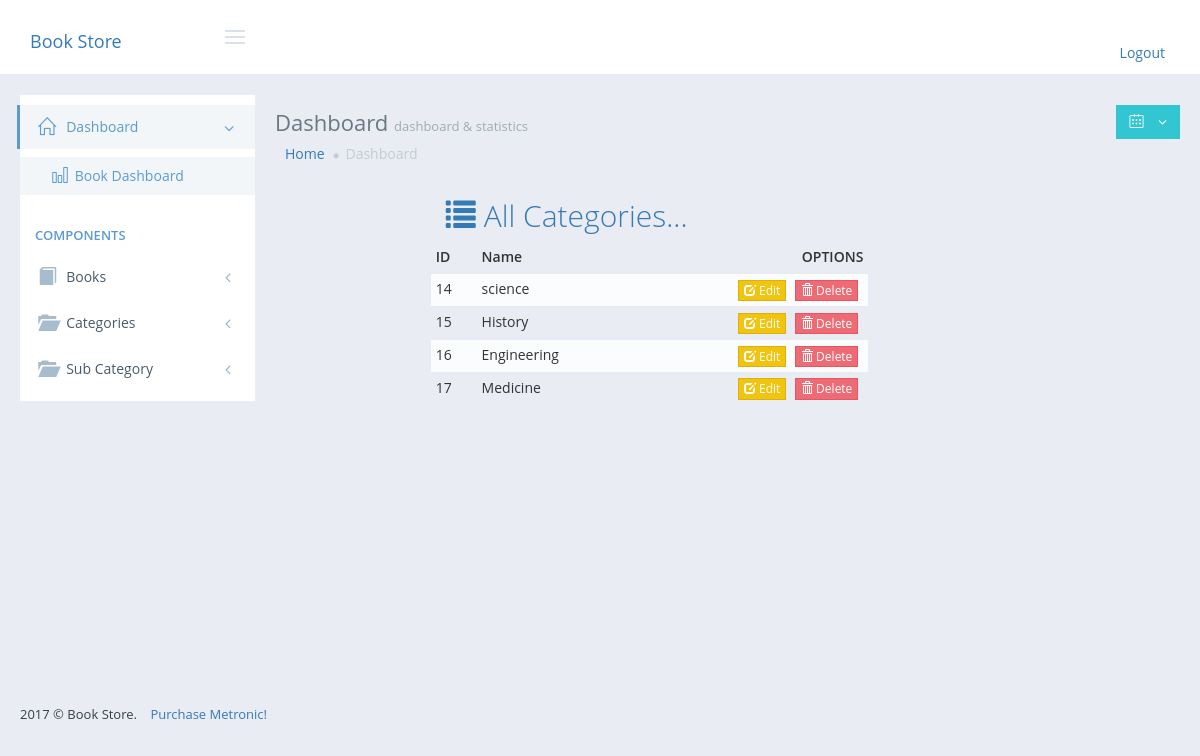
The app's page /list_category.php (signed in) with its own data.
### tables this page shows
CREATE TABLE IF NOT EXISTS `category` (
`id` int(10) unsigned NOT NULL,
  `name` varchar(250) NOT NULL,
  `user_id` int(10) unsigned DEFAULT NULL
);

### category.php (called while the page is built, shortened)
<?php
class Category{
	private static $conn = Null;
	function __construct($id=-1) {
		if(self::$conn == Null) {
			self::$conn = mysqli_connect('localhost','root','iti','BookStore');
		}
	}
	function categories() {
		$query = "select * from category";
		$result = mysqli_query(self::$conn,$query);
		$data = [];
		while($row = mysqli_fetch_assoc($result)) {
			$data []= $row;
		}
		return $data;
	}
}
?>

### list_category.php (the view, shortened to what this page needs)
<?php
	include 'head.php';
	include 'category.php';
	$category = new Category();
?>
<div class='row'>
<div class='col-md-2'></div>
<div class='col-md-6'>
	<h2 class='col-md-12 text-primary'><i class='glyphicon glyphicon-list'></i>
		All Categories...</h2>
	 <table class="table table-condensed table-striped">
                    <thead>
                        <tr>
                            <th>ID</th>
                            <th>Name</th>
                        	<th class="text-right">OPTIONS</th>
                        </tr>
                    </thead>
                    <tbody>
                      <?php
					  	$categories = $category->categories();
					    foreach($categories as $category) {
					  ?>
                            <tr>
                                <td><?= $category['id'] ?></td>
			                    <td><?= $category['name'] ?></td>
                                <td class="text-right">
                                    <a class="btn btn-xs btn-warning" href="/store/edit_category.php?cat_id=<?= $category['id'] ?>"><i class="glyphicon glyphicon-edit"></i> Edit</a>
                                    <form action="/store/submit_category.php?catid=<?= $category['id'] ?>" method="POST" style="display: inline;">
                                        <button type="submit" name="delete" class="btn btn-xs btn-danger"><i class="glyphicon glyphicon-trash"></i> Delete</button>
                                    </form>
                                </td>
                            </tr>
                        <?php
						    }
						?>
                    </tbody>
                </table>
</div>
<div class='col-md-2'></div>
</div>
<?php
	include 'foot.php';
?>

### assets/css/mystyle.css (style rules this page uses)
a { margin-left: 10px; }

### records on screen
category: id "14", name "science"
category: id "15", name "History"
category: id "16", name "Engineering"
category: id "17", name "Medicine"
